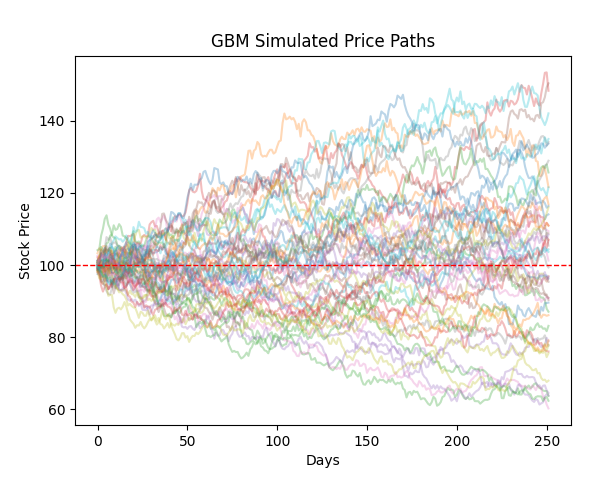

Generate this figure with Python:
import numpy as np
import matplotlib.pyplot as plt
from scipy.stats import norm

#parameters

S0 = 100
K = 110
r = 0.03
sigma = 0.2
T = 1
steps = 252
dt = T / steps
paths = 10000

#simulation

Z = np.random.normal(0,1,(paths,steps))
returns =  np.exp((r-0.5*sigma**2)*dt + sigma*np.sqrt(dt)*Z)
prices = S0 * np.cumprod(returns, axis =1)

#option pricing

payoffs = np.maximum(prices[:,-1]-K, 0)
option_price = np.mean(payoffs) * np.exp(-r*T)

#BS verification

d1 =  (np.log(S0 / K) + (r+0.5*sigma**2)*T) / (sigma * np.sqrt(T))
d2 = d1 - sigma*np.sqrt(T)
C = S0 * norm.cdf(d1)- K*np.exp(-r*T) * norm.cdf(d2)

print(f"Monte Carlo Option Price: {option_price:.4f}")
print(f"Black Scholes Option Price: {C:.4f}")

#plot

plt.figure()
plt.plot(prices[:50].T, alpha = 0.3)
plt.xlabel('Days')
plt.ylabel('Stock Price')
plt.title('GBM Simulated Price Paths')
plt.axhline(S0, color = 'red', linestyle  = '--', linewidth = 1)


plt.show()
